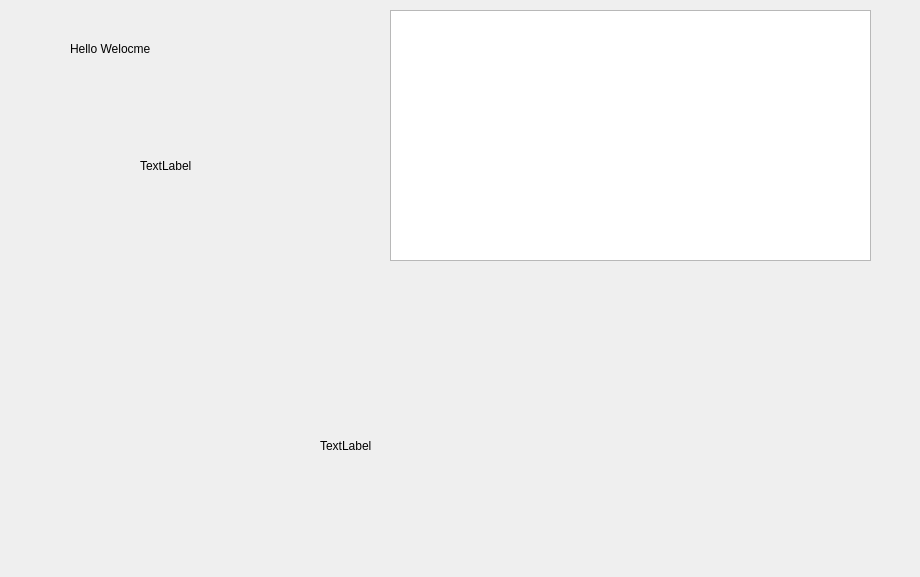
<?xml version="1.0" encoding="UTF-8"?>
<ui version="4.0">
 <class>SecondDialog</class>
 <widget class="QDialog" name="SecondDialog">
  <property name="geometry">
   <rect>
    <x>0</x>
    <y>0</y>
    <width>920</width>
    <height>577</height>
   </rect>
  </property>
  <property name="windowTitle">
   <string>Dialog</string>
  </property>
  <widget class="QLabel" name="label">
   <property name="geometry">
    <rect>
     <x>70</x>
     <y>40</y>
     <width>181</width>
     <height>18</height>
    </rect>
   </property>
   <property name="text">
    <string>Hello Welocme</string>
   </property>
  </widget>
  <widget class="QLabel" name="graphicView">
   <property name="geometry">
    <rect>
     <x>140</x>
     <y>100</y>
     <width>161</width>
     <height>131</height>
    </rect>
   </property>
   <property name="text">
    <string>TextLabel</string>
   </property>
  </widget>
  <widget class="QLabel" name="label_2">
   <property name="geometry">
    <rect>
     <x>320</x>
     <y>390</y>
     <width>281</width>
     <height>111</height>
    </rect>
   </property>
   <property name="styleSheet">
    <string notr="true"/>
   </property>
   <property name="text">
    <string>TextLabel</string>
   </property>
  </widget>
  <widget class="QListWidget" name="mylist">
   <property name="geometry">
    <rect>
     <x>390</x>
     <y>10</y>
     <width>481</width>
     <height>251</height>
    </rect>
   </property>
  </widget>
 </widget>
 <resources/>
 <connections/>
</ui>
